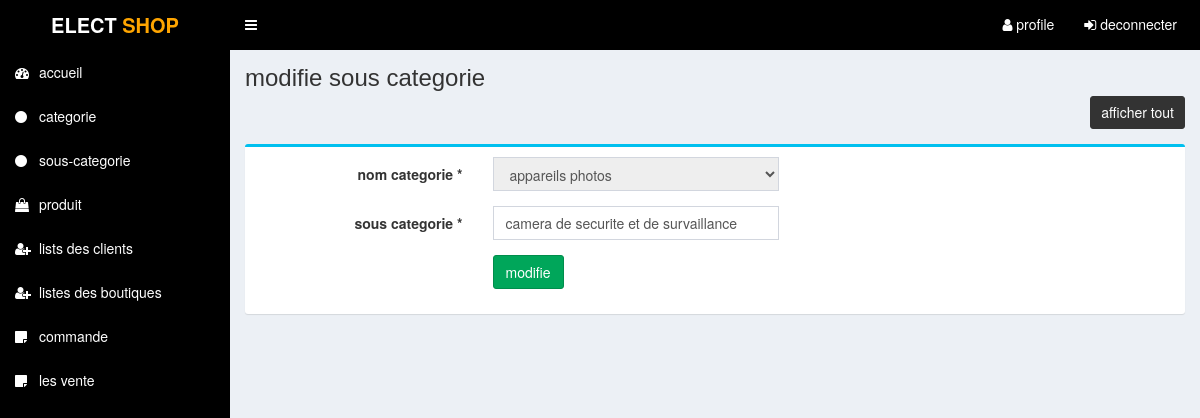
/admin/modifie_sous-categorie.php?id=1 (signed in), run on the app's committed database.
### tables this page shows
CREATE TABLE `table_souscat` (
  `id_souscat` int(11) NOT NULL,
  `nom_souscat` varchar(255) NOT NULL,
  `id_cat` int(11) NOT NULL
);

CREATE TABLE `table_cat` (
  `id_categorie` int(11) NOT NULL,
  `cat_nom` varchar(255) NOT NULL,
  `aff_ach` int(1) NOT NULL
);

### fonctions/categorie.php (called while the page is built, shortened)
<?php
function affiche_categorie(){
				$pdo=pdo();
            	$stmt = $pdo->prepare("SELECT * FROM table_cat ORDER BY id_categorie DESC");
            	$stmt->execute();
            	$rs = $stmt->fetchAll(PDO::FETCH_ASSOC);
            	return $rs;
}
function affiche_lasouscategorie(){
    $pdo=pdo();
    $statement = $pdo->prepare("SELECT * FROM table_souscat WHERE id_souscat=?");
    $statement->execute(array($_REQUEST['id']));
    $results = $statement->fetchAll(PDO::FETCH_ASSOC);
    return $results;
}
?>

### admin/modifie_sous-categorie.php (the view, shortened to what this page needs)
<?php require_once('header.php'); ?>
<?php
 include_once "../fonctions/categorie.php";
$results=affiche_categorie();
$result=affiche_lasouscategorie();
foreach ($result as $row) {
    $sous_cat = $row['nom_souscat'];
    $id_categ = $row['id_cat'];
}
?>
<section class="content-header">
	<div class="content-header-left">
		<h1>modifie sous categorie</h1>
	</div>
	<div class="content-header-right">
		<a href="sous-categorie.php" class="btn btn-primary btn-sm">afficher tout</a>
	</div>
</section>
<section class="content">
  <div class="row">
    <div class="col-md-12">
        <form class="form-horizontal" action="" method="post">
        <div class="box box-info">
            <div class="box-body">
                <div class="form-group">
                    <label for="" class="col-sm-3 control-label">nom categorie <span>*</span></label>
                    <div class="col-sm-4">
                        <select name="id_categ" class="form-control select2" disabled>
                            <?php
                            foreach ($results as $row) {
                                ?>
                                <option value="<?php echo $row['id_categorie']; ?>" <?php if($row['id_categorie'] == $id_categ){echo 'selected';} ?>><?php echo $row['cat_nom']; ?></option>
                                <?php
                            }
                            ?>
                        </select>
                    </div>
                </div>
                <div class="form-group">
                    <label for="" class="col-sm-3 control-label">sous categorie <span>*</span></label>
                    <div class="col-sm-4">
                        <input type="text" class="form-control" name="sous_cat" value="<?php echo $sous_cat; ?>">
                    </div>
                </div>
                <div class="form-group">
                	<label for="" class="col-sm-3 control-label"></label>
                    <div class="col-sm-6">
                      <button type="submit" class="btn btn-success pull-left" name="modifie">modifie</button>
                    </div>
                </div>
            </div>
        </div>
        </form>
    </div>
  </div>
</section>
<?php require_once('footer.php'); ?>

### admin/css/style.css (style rules this page uses)
.content-header { overflow: hidden; }
.content-header .content-header-right { float: right; }
.content-header .content-header-left h1 { margin-top: 0; margin-bottom: 0; padding-left: 0px; padding-bottom: 5px; font-size: 24px; position: relative; }
.content-header .content-header-right a { position: relative; font-size: 14px; }
.content-header .content-header-right a { background-color: #333333; border-color: #333333; }

### data on the page
table_souscat: id_categ "appareils photos", sous_cat "camera de securite et de survaillance"
